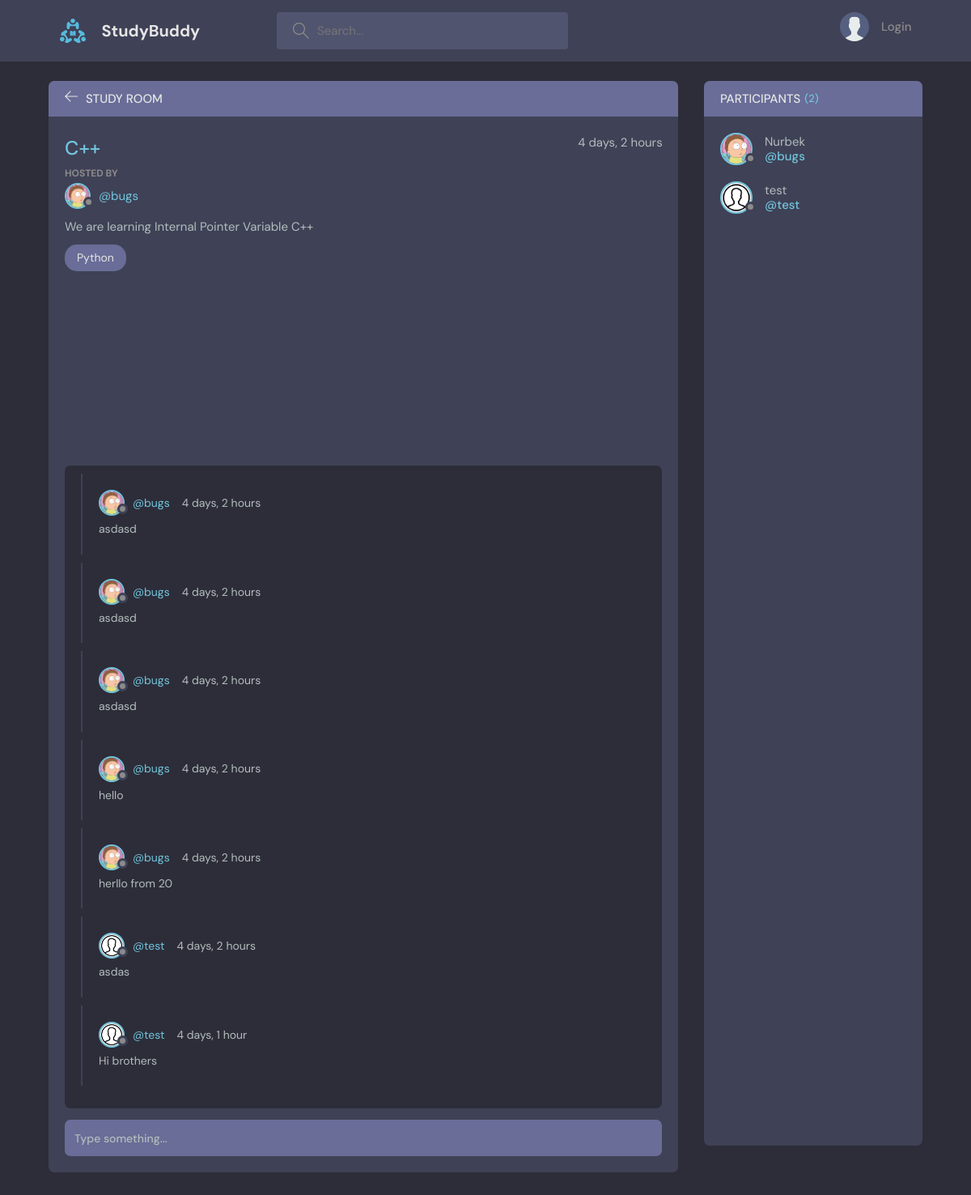
The page /room_detail/5 on the database its author committed.
### base/models.py (models this page shows, shortened)
class Room(models.Model):
    host = models.ForeignKey(User, on_delete=models.SET_NULL, null=True)
    topic = models.ForeignKey(
        'Topic', on_delete=models.SET_NULL, null=True, default='')
    name = models.CharField('Name', max_length=200)
    description = models.TextField(null=True, blank=True)
    participants = models.ManyToManyField(
        User, verbose_name=("participants"), related_name='ptns')
    updated = models.DateTimeField(auto_now=True)
    created = models.DateTimeField(auto_now_add=True)
    class Meta:
        ordering = ['-updated', '-created']

class User(AbstractUser):
    full_name = models.CharField(("fullname"), max_length=100)
    picture = models.ImageField(
        ("picture"), upload_to='profile/pictures', default='profile/pictures/avatar.gif', null=True)
    about = models.TextField('about', max_length=255)

class Topic(models.Model):
    name = models.CharField(max_length=200, unique=True)
    def __str__(self):
        return self.name

class Message(models.Model):
    user = models.ForeignKey(User, on_delete=models.CASCADE)
    room = models.ForeignKey(Room, on_delete=models.CASCADE)
    body = models.TextField()
    updated = models.DateTimeField(auto_now=True)
    created = models.DateTimeField(auto_now_add=True)

### base/views.py (the view, shortened to what this page needs)
# urls.py: path('room_detail/<int:pk>', room_detail, name='room'),
def room_detail(request, pk):
    room = Room.objects.get(id=pk)
    messages = Message.objects.filter(room_id=room.pk)
    form = MessageForm()
    all_participants = room.participants.all()
    ptns_count = room.participants.count()
    context = {'room': room, 'messages': messages,
               'form': form, 'ptns': all_participants, 'count': ptns_count}
    return render(request, 'base/room.html', context)

### base/forms.py
class MessageForm(forms.ModelForm):
    body = forms.CharField(widget=forms.TextInput(attrs={
        'placeholder': 'Type something...'
    }))
    class Meta:
        model = Message
        fields = ['body',]

### templates/base/room.html (shortened to what this page needs)
{% extends "base/main.html" %}
{% load static %}
{% block content %}
<main class="profile-page layout layout--2">
  <div class="container">
    <div class="room">
      <div class="room__top">
        <div class="room__topLeft">
          <a href={{request.META.HTTP_REFERER}}>
            <svg version="1.1" xmlns="http://www.w3.org/2000/svg" width="32" height="32" viewBox="0 0 32 32">
              <title>arrow-left</title>
              <path
                d="M13.723 2.286l-13.723 13.714 13.719 13.714 1.616-1.611-10.96-10.96h27.625v-2.286h-27.625l10.965-10.965-1.616-1.607z"
              ></path>
            </svg>
          </a>
          <h3>Study Room</h3>
        </div>
      </div>
      <div class="room__box scroll">
        <div class="room__header scroll">
          <div class="room__info">
            <h3>{{room.name}}</h3>
            <span>{{room.created|timesince}}</span>
          </div>
          <div class="room__hosted">
            <p>Hosted By</p>
            <a href="#" class="room__author">
              <div class="avatar avatar--small">
                <img src="{{room.host.picture.url}}" />
              </div>
              <span>@{{room.host.username}}</span>
            </a>
          </div>
          <div class="room__details">
            {{room.description}}
          </div>
          <span class="room__topics">{{room.topic}}</span>
        </div>
        <div class="room__conversation">
          <div class="threads scroll">
            {% for message in messages %}
            <div class="thread">
              <div class="thread__top">
                <div class="thread__author">
                  <a href="{% url 'profile' room.host.pk %}" class="thread__authorInfo">
                    <div class="avatar avatar--small">
                      <img src={{ message.user.picture.url }} />
                    </div>
                    <span>@{{message.user}}</span>
                  </a>
                  <span class="thread__date">
                    {% if message.created == "0 minutes " %}
                     now
                    {% else %}
                    {{message.created|timesince}}
                    {% endif %}
                  </span>
                </div>
              </div>
              <div class="thread__details">
                {{message.body}}
              </div>
            </div>
            {% endfor %}
          </div>
        </div>
      </div>
      <div class="room__message">
        <form action="" method='post'>
          {{form.body}}
        </form>
      </div>
    </div>
    <div class="participants">
      <h3 class="participants__top">Participants <span>({{count}})</span></h3>
      <div class="participants__list scroll">
        {% for i in ptns %}
        <a href={% url 'profile' i.pk%} class="participant">
          <div class="avatar avatar--medium">
            {% if  i.picture %}
            <img src="{{i.picture.url}}" />
            {% endif %}
          </div>
          <p>
            {{i.full_name}}
            <span>@{{i.username}}</span>
          </p>
        </a>
        {% endfor %}
      </div>
    </div>
  </div>
</main>
{% endblock content %}

### rows shown on the page
Room: name "C++", created "4 days, 2 hours", host.picture (picture), host.username "bugs", description "We are learning Internal Pointer Variable C++", topic "Python"
Message: user.picture (picture), user "bugs", created "4 days, 2 hours", body "asdasd"
Message: user.picture (picture), user "bugs", created "4 days, 2 hours", body "asdasd"
Message: user.picture (picture), user "bugs", created "4 days, 2 hours", body "asdasd"
Message: user.picture (picture), user "bugs", created "4 days, 2 hours", body "hello"
Message: user.picture (picture), user "bugs", created "4 days, 2 hours", body "herllo from 20"
Message: user.picture (placeholder picture), user "test", created "4 days, 2 hours", body "asdas"
Message: user.picture (placeholder picture), user "test", created "4 days, 1 hour", body "Hi brothers"
User: picture (picture), full_name "Nurbek", username "bugs"
User: picture (placeholder picture), full_name "test", username "test"

### other values the page prints
{{ count }} "2"
